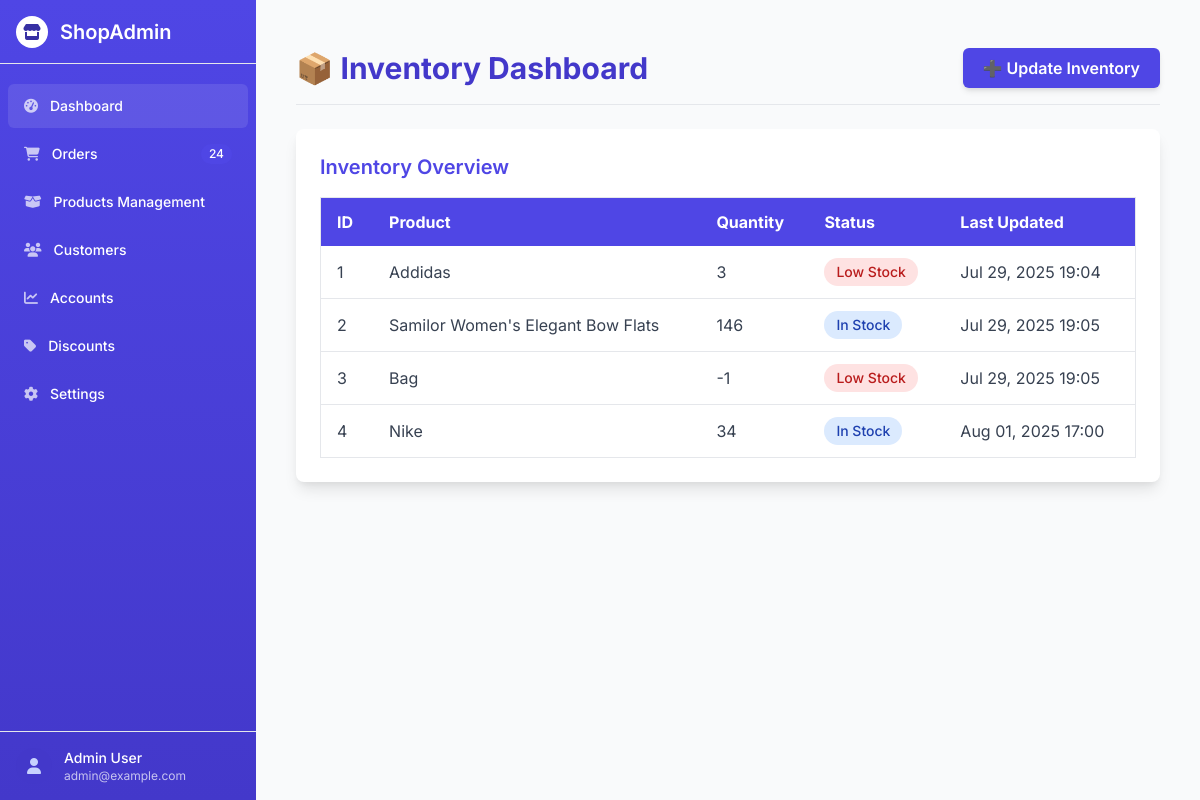
Screenshot of /inventory/ with the database file from the repository.
### InventoryLog/models.py (models this page shows)
class InventoryLog(models.Model):
    Product = models.ForeignKey(Product, on_delete=models.CASCADE)
    quantity = models.IntegerField(null = False)
    remarks = models.TextField(blank=True, null=True)
    created_at = models.DateTimeField(auto_now_add=True)
    class Meta:
        ordering = ['created_at']

### store/models.py (models this page shows)
class Product (models.Model):
    category = models.ForeignKey(Category, on_delete=models.CASCADE)
    name = models.CharField(max_length = 100)
    slug = models.SlugField(max_length = 100)
    description = models.TextField()
    price = models.DecimalField(max_digits=10, decimal_places=2)
    image = models.ImageField(upload_to = 'products/')

### InventoryLog/views.py (the view)
# urls.py: path('', views.inventory_home, name='inventory_home'),
def inventory_home (request):
    all_inventory = InventoryLog.objects.all()
    context = {'inventoryLogs': all_inventory}
    return render(request,'inventory/inventory_home.html',context)

### store/context_processors.py (called while the page is built, shortened)
def cart_data(request):
    cart = request.session.get('cart', {})
    cart_item_count = 0
    cart_items = []
    total_amount = 0
    return {
        'cart_items': cart_items,
        'total_amount': total_amount,
        'cart_item_count': cart_item_count,
    }

### templates/inventory/inventory_home.html (shortened to what this page needs)
{% extends 'orders/base.html' %}
{% load static %}
{% block content %}
<div class="container mx-auto px-4 py-6">
    <div class="flex justify-between items-center mb-6 border-b pb-4">
        <h1 class="text-3xl font-bold text-indigo-700">📦 Inventory Dashboard</h1>
        <button id="open-update-modal"
                class="bg-indigo-600 hover:bg-indigo-700 text-white font-semibold px-5 py-2 rounded-md shadow-md transition">
            ➕ Update Inventory
        </button>
    </div>
    <div class="bg-white shadow-lg rounded-lg p-6">
        <h2 class="text-xl font-semibold text-indigo-600 mb-4">Inventory Overview</h2>
        <div class="overflow-x-auto">
            <table class="min-w-full table-auto border border-gray-200">
                <thead>
                    <tr class="bg-indigo-600 text-white">
                        <th class="px-4 py-3 text-left">ID</th>
                        <th class="px-4 py-3 text-left">Product</th>
                        <th class="px-4 py-3 text-left">Quantity</th>
                        <th class="px-4 py-3 text-left">Status</th>
                        <th class="px-4 py-3 text-left">Last Updated</th>
                    </tr>
                </thead>
                <tbody class="text-gray-700">
                    {% for log in inventoryLogs %}
                    <tr class="hover:bg-indigo-50 border-b">
                        <td class="px-4 py-3">{{ log.id }}</td>
                        <td class="px-4 py-3">{{ log.Product.name }}</td>
                        <td class="px-4 py-3">{{ log.quantity }}</td>
                        <td class="px-4 py-3">
                            <span class="inline-block px-3 py-1 text-sm font-medium rounded-full
                                         {% if log.quantity > 10 %}
                                             bg-blue-100 text-blue-800
                                         {% else %}
                                             bg-red-100 text-red-700
                                         {% endif %}">
                                {% if log.quantity > 10 %}In Stock{% else %}Low Stock{% endif %}
                            </span>
                        </td>
                        <td class="px-4 py-3">{{ log.created_at|date:"M d, Y H:i" }}</td>
                    </tr>
                    {% endfor %}
                </tbody>
            </table>
        </div>
    </div>
</div>
{% endblock %}

### templates/orders/base.html (style rules this page uses)
body { font-family: 'Inter', sans-serif; background-color: #f9fafb; }

### rows the page displays
InventoryLog: id "1", Product.name "Addidas", quantity "3", shows "Low Stock", created_at "Jul 29, 2025 19:04"
InventoryLog: id "2", Product.name "Samilor Women's Elegant Bow Flats", quantity "146", shows "In Stock", created_at "Jul 29, 2025 19:05"
InventoryLog: id "3", Product.name "Bag", quantity "-1", shows "Low Stock", created_at "Jul 29, 2025 19:05"
InventoryLog: id "4", Product.name "Nike", quantity "34", shows "In Stock", created_at "Aug 01, 2025 17:00"
